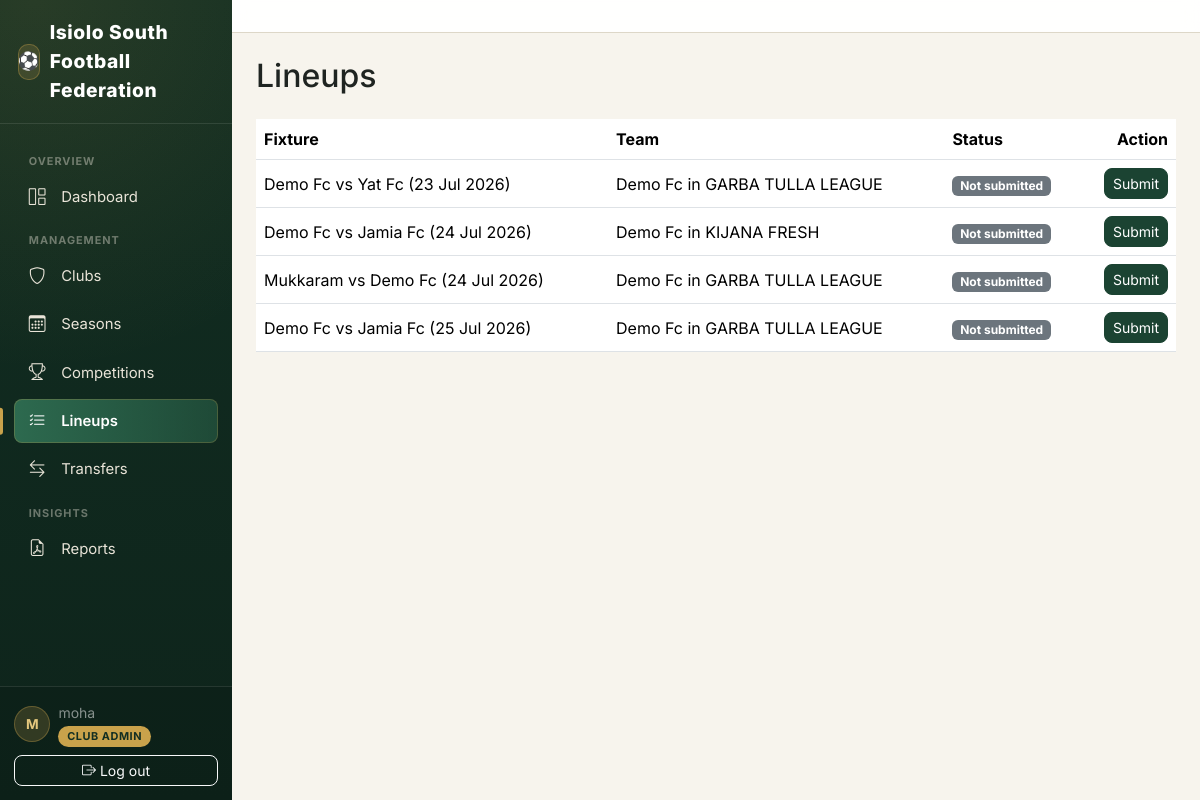
The page /lineups/ (signed in) on the database its author committed.
### accounts/models.py (models this page shows, shortened)
class CustomUser(AbstractUser):
    class Role(models.TextChoices):
        SUPER_ADMIN = "SUPER_ADMIN", "Super Admin"
        SUBCOUNTY_ADMIN = "SUBCOUNTY_ADMIN", "Sub-County Admin"
        CLUB_ADMIN = "CLUB_ADMIN", "Club Admin"
        REFEREE = "REFEREE", "Referee"
    role = models.CharField(
        max_length=20,
        choices=Role.choices,
        default=Role.CLUB_ADMIN,
        help_text="Determines what this user can see and do in FCMS.",
    )
    phone_number = models.CharField(max_length=20, blank=True)
    club = models.ForeignKey(
        "clubs.Club",
        on_delete=models.SET_NULL,
        null=True,
        blank=True,
        related_name="admins",
        help_text="Only set for Club Admin role.",
    )
    @property
    def is_super_admin(self):
        return self.role == self.Role.SUPER_ADMIN
    @property
    def is_subcounty_admin(self):
        return self.role == self.Role.SUBCOUNTY_ADMIN
    @property
    def is_club_admin(self):
        return self.role == self.Role.CLUB_ADMIN

### fixtures/models.py (models this page shows, shortened)
class Fixture(models.Model):
    class Status(models.TextChoices):
        SCHEDULED = "SCHEDULED", "Scheduled"
        PLAYED = "PLAYED", "Played"
        POSTPONED = "POSTPONED", "Postponed"
        CANCELLED = "CANCELLED", "Cancelled"
    class Leg(models.IntegerChoices):
        FIRST = 1, "First leg"
        SECOND = 2, "Second leg"
    competition = models.ForeignKey(Competition, on_delete=models.CASCADE, related_name="fixtures")
    group = models.ForeignKey(
        Group, on_delete=models.CASCADE, null=True, blank=True, related_name="fixtures",
        help_text="Set only for group-stage fixtures within a Group + Knockout competition.",
    )
    knockout_fixture = models.OneToOneField(
        KnockoutFixture, on_delete=models.CASCADE, null=True, blank=True, related_name="match",
        help_text="Set only when this fixture fulfils a knockout bracket slot.",
    )
    home_team = models.ForeignKey(
        CompetitionTeam, on_delete=models.CASCADE, related_name="home_fixtures"
    )
    away_team = models.ForeignKey(
        CompetitionTeam, on_delete=models.CASCADE, related_name="away_fixtures"
    )
    round_number = models.PositiveSmallIntegerField(
        null=True, blank=True, help_text="League/group round number, e.g. Matchday 1, 2, 3..."
    )
    leg = models.PositiveSmallIntegerField(choices=Leg.choices, default=Leg.FIRST)
    match_date = models.DateField(null=True, blank=True)
    kickoff_time = models.TimeField(null=True, blank=True)
    venue = models.CharField(max_length=150, blank=True)
    status = models.CharField(max_length=20, choices=Status.choices, default=Status.SCHEDULED)
    created_at = models.DateTimeField(auto_now_add=True)
    class Meta:
        ordering = ["match_date", "kickoff_time", "id"]
    def __str__(self):
        date = self.match_date.strftime("%d %b %Y") if self.match_date else "TBD"
        return f"{self.home_team.club.name} vs {self.away_team.club.name} ({date})"

### competitions/models.py (models this page shows, shortened)
class CompetitionTeam(models.Model):
    class Status(models.TextChoices):
        ENTERED = "ENTERED", "Entered"
        WITHDRAWN = "WITHDRAWN", "Withdrawn"
        DISQUALIFIED = "DISQUALIFIED", "Disqualified"
    competition = models.ForeignKey(Competition, on_delete=models.CASCADE, related_name="entered_teams")
    club = models.ForeignKey(Club, on_delete=models.CASCADE, related_name="competition_entries")
    status = models.CharField(max_length=20, choices=Status.choices, default=Status.ENTERED)
    entered_at = models.DateTimeField(auto_now_add=True)
    class Meta:
        unique_together = ("competition", "club")
        ordering = ["club__name"]
    def __str__(self):
        return f"{self.club.name} in {self.competition.name}"

class Competition(models.Model):
    class CompetitionType(models.TextChoices):
        LEAGUE = "LEAGUE", "League"
        KNOCKOUT = "KNOCKOUT", "Knockout"
        GROUP_KNOCKOUT = "GROUP_KNOCKOUT", "Group + Knockout"
        FRIENDLY = "FRIENDLY", "Friendly"
    class Status(models.TextChoices):
        DRAFT = "DRAFT", "Draft"
        REGISTRATION = "REGISTRATION", "Registration Open"
        ONGOING = "ONGOING", "Ongoing"
        COMPLETED = "COMPLETED", "Completed"
    season = models.ForeignKey(Season, on_delete=models.CASCADE, related_name="competitions")
    name = models.CharField(max_length=150, help_text='e.g. "Garbatulla Sub-County League"')
    competition_type = models.CharField(max_length=20, choices=CompetitionType.choices)
    status = models.CharField(max_length=20, choices=Status.choices, default=Status.DRAFT)
    double_round_robin = models.BooleanField(
        default=False,
        help_text="League only: teams play each other twice (home & away) instead of once.",
    )
    points_win = models.PositiveSmallIntegerField(default=3)
    points_draw = models.PositiveSmallIntegerField(default=1)
    points_loss = models.PositiveSmallIntegerField(default=0)
    two_legged_ties = models.BooleanField(
        default=False, help_text="Knockout only: each tie is played home & away (aggregate score)."
    )
    extra_time_enabled = models.BooleanField(default=True, help_text="Knockout only.")
    penalties_enabled = models.BooleanField(
        default=True, help_text="Knockout only: penalty shootout if still level after extra time."
    )
    has_third_place_playoff = models.BooleanField(default=False, help_text="Knockout only.")
    teams_qualifying_per_group = models.PositiveSmallIntegerField(
        default=2,
        help_text="Group + Knockout only: how many teams from each group advance to the knockout stage.",
    )
    created_at = models.DateTimeField(auto_now_add=True)
    class Meta:
        ordering = ["-created_at"]
        unique_together = ("season", "name")

### clubs/models.py (models this page shows, shortened)
class Club(models.Model):
    class Status(models.TextChoices):
        PENDING = "PENDING", "Pending Approval"
        ACTIVE = "ACTIVE", "Active"
        SUSPENDED = "SUSPENDED", "Suspended"
        INACTIVE = "INACTIVE", "Inactive"
    name = models.CharField(max_length=150, unique=True)
    logo = models.ImageField(upload_to="club_logos/", blank=True, null=True)
    ward = models.CharField(max_length=100, help_text="Administrative ward the club represents.")
    registration_number = models.CharField(max_length=50, unique=True)
    home_ground = models.CharField(max_length=150, blank=True)
    contact_name = models.CharField(max_length=100, blank=True)
    contact_phone = models.CharField(max_length=20, blank=True)
    contact_email = models.EmailField(blank=True)
    status = models.CharField(max_length=20, choices=Status.choices, default=Status.PENDING)
    created_at = models.DateTimeField(auto_now_add=True)
    updated_at = models.DateTimeField(auto_now=True)
    class Meta:
        ordering = ["name"]

### lineups/views.py (the view)
@login_required
def lineups_home(request):
    user = request.user
    fixtures_qs = Fixture.objects.select_related(
        "competition", "home_team__club", "away_team__club"
    ).order_by("match_date")
    if user.is_super_admin or user.is_subcounty_admin:
        fixtures = fixtures_qs
    elif user.is_club_admin:
        fixtures = fixtures_qs.filter(
            Q(home_team__club=user.club) | Q(away_team__club=user.club)
        )
    else:
        fixtures = fixtures_qs.none()
    rows = []
    for fixture in fixtures:
        for team in (fixture.home_team, fixture.away_team):
            if _can_submit_for_team(user, team):
                lineup = Lineup.objects.filter(fixture=fixture, team=team).first()
                rows.append({
                    "fixture": fixture,
                    "team": team,
                    "lineup": lineup,
                    "editable": (not lineup) or lineup.is_editable,
                })
    return render(request, "lineups/home.html", {"rows": rows})

### lineups/templates/lineups/home.html (shortened to what this page needs)
{% extends "base.html" %}
{% block content %}
<h2 class="mb-4">Lineups</h2>
{% if rows %}
<table class="table table-hover align-middle">
    <thead>
        <tr>
            <th>Fixture</th>
            <th>Team</th>
            <th>Status</th>
            <th class="text-end">Action</th>
        </tr>
    </thead>
    <tbody>
        {% for row in rows %}
        <tr>
            <td>{{ row.fixture }}</td>
            <td>{{ row.team }}</td>
            <td>
                {% if row.lineup %}
                    <span class="badge bg-success">Submitted</span>
                {% else %}
                    <span class="badge bg-secondary">Not submitted</span>
                {% endif %}
            </td>
            <td class="text-end">
                {% if row.editable %}
                    <a href="{% url 'lineups:submit' fixture_pk=row.fixture.pk team_pk=row.team.pk %}"
                       class="btn btn-sm btn-primary">
                        {% if row.lineup %}Edit{% else %}Submit{% endif %}
                    </a>
                {% else %}
                    <a href="{% url 'lineups:fixture_lineups' fixture_pk=row.fixture.pk %}"
                       class="btn btn-sm btn-outline-secondary">
                        View
                    </a>
                {% endif %}
            </td>
        </tr>
        {% endfor %}
    </tbody>
</table>
{% else %}
<p class="text-muted">No fixtures found that require a lineup submission from you.</p>
{% endif %}
{% endblock %}

### templates/base.html (shortened to what this page needs)
{% load static %}
<!DOCTYPE html>
<html lang="en">
<head>
    <link href="https://cdnjs.cloudflare.com/ajax/libs/bootstrap/5.3.3/css/bootstrap.min.css" rel="stylesheet">
    <link href="https://cdnjs.cloudflare.com/ajax/libs/bootstrap-icons/1.11.3/font/bootstrap-icons.min.css" rel="stylesheet">
</head>
<body>
<div class="d-flex" style="min-height: 100vh;">
    {% if user.is_authenticated %}
    <nav class="sidebar d-none d-lg-flex">
        <div class="brand">
            <span class="brand-badge">⚽</span> Isiolo South Football Federation
        </div>
        <div class="sidebar-scroll">
            <div class="nav-section-label">Overview</div>
            <ul class="nav nav-pills flex-column gap-1 mb-1">
                <li class="nav-item">
                    <a class="nav-link {% if request.resolver_match.app_name == 'dashboard' %}active{% endif %}" href="{% url 'dashboard:home' %}">
                        <i class="bi bi-grid-1x2 me-2"></i>Dashboard
                    </a>
                </li>
            </ul>
            <div class="nav-section-label">Management</div>
            <ul class="nav nav-pills flex-column gap-1 mb-1">
                <li class="nav-item">
                    <a class="nav-link {% if request.resolver_match.app_name == 'clubs' %}active{% endif %}" href="{% url 'clubs:list' %}">
                        <i class="bi bi-shield me-2"></i>Clubs
                    </a>
                </li>
                <li class="nav-item">
                    <a class="nav-link {% if request.resolver_match.app_name == 'seasons' %}active{% endif %}" href="{% url 'seasons:list' %}">
                        <i class="bi bi-calendar3 me-2"></i>Seasons
                    </a>
                </li>
                <li class="nav-item">
                    <a class="nav-link {% if request.resolver_match.app_name == 'competitions' %}active{% endif %}" href="{% url 'competitions:list' %}">
                        <i class="bi bi-trophy me-2"></i>Competitions
                    </a>
                </li>
                <li class="nav-item">
                    <a class="nav-link {% if request.resolver_match.app_name == 'lineups' %}active{% endif %}" href="{% url 'lineups:home' %}">
                        <i class="bi bi-list-check me-2"></i>Lineups
                    </a>
                </li>
                <li class="nav-item">
                    <a class="nav-link {% if request.resolver_match.app_name == 'transfers' %}active{% endif %}" href="{% url 'transfers:dashboard' %}">
                        <i class="bi bi-arrow-left-right me-2"></i>Transfers
                    </a>
                </li>
            </ul>
            <div class="nav-section-label">Insights</div>
            <ul class="nav nav-pills flex-column gap-1">
                <li class="nav-item">
                    <a class="nav-link {% if request.resolver_match.app_name == 'reports' %}active{% endif %}" href="{% url 'reports:home' %}">
                        <i class="bi bi-file-earmark-pdf me-2"></i>Reports
                    </a>
                </li>
            </ul>
        </div>
        <div class="sidebar-footer">
            <div class="d-flex align-items-center gap-2 mb-2">
                <div class="user-avatar">{{ user.get_full_name|default:user.username|slice:":1"|upper }}</div>
                <div style="min-width:0;">
                    <div class="small text-white-50 text-truncate">{{ user.get_full_name|default:user.username }}</div>
                    <span class="role-badge">{{ user.get_role_display }}</span>
                </div>
            </div>
            <form method="post" action="{% url 'accounts:logout' %}">
                <button class="btn btn-sm btn-outline-light w-100" type="submit">
                    <i class="bi bi-box-arrow-right me-1"></i>Log out
                </button>
            </form>
        </div>
    </nav>
    {% endif %}
    <main class="flex-grow-1 d-flex flex-column" style="min-width:0; height: 100vh; overflow-y: auto;" id="mainScroll">
        {% if user.is_authenticated %}
        <div class="top-bar px-3 px-lg-4 py-3" id="topBar">
        </div>
        {% endif %}
        <div class="content-area flex-grow-1">
            {% block content %}{% endblock %}
        </div>
    </main>
</div>
</body>
</html>

### rows shown on the page
CustomUser: get_full_name "M", get_full_name "moha", role "CLUB ADMIN"
Fixture: fixture "Demo Fc vs Yat Fc (23 Jul 2026)", team "Demo Fc in GARBA TULLA LEAGUE"
Fixture: fixture "Demo Fc vs Jamia Fc (24 Jul 2026)", team "Demo Fc in KIJANA FRESH"
Fixture: fixture "Mukkaram vs Demo Fc (24 Jul 2026)", team "Demo Fc in GARBA TULLA LEAGUE"
Fixture: fixture "Demo Fc vs Jamia Fc (25 Jul 2026)", team "Demo Fc in GARBA TULLA LEAGUE"
